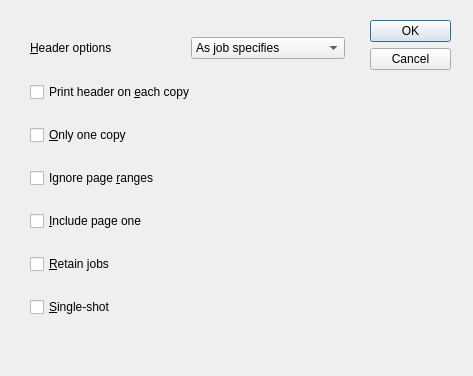
<?xml version="1.0" encoding="UTF-8"?>
<ui version="4.0">
 <class>optsdlg</class>
 <widget class="QDialog" name="optsdlg">
  <property name="geometry">
   <rect>
    <x>0</x>
    <y>0</y>
    <width>473</width>
    <height>376</height>
   </rect>
  </property>
  <property name="windowTitle">
   <string>Spool options dialog</string>
  </property>
  <widget class="QDialogButtonBox" name="buttonBox">
   <property name="geometry">
    <rect>
     <x>370</x>
     <y>20</y>
     <width>81</width>
     <height>241</height>
    </rect>
   </property>
   <property name="orientation">
    <enum>Qt::Vertical</enum>
   </property>
   <property name="standardButtons">
    <set>QDialogButtonBox::Cancel|QDialogButtonBox::Ok</set>
   </property>
  </widget>
  <widget class="QWidget" name="">
   <property name="geometry">
    <rect>
     <x>30</x>
     <y>20</y>
     <width>315</width>
     <height>321</height>
    </rect>
   </property>
   <layout class="QGridLayout" name="gridLayout">
    <item row="0" column="0">
     <widget class="QLabel" name="label">
      <property name="text">
       <string>&amp;Header options</string>
      </property>
      <property name="buddy">
       <cstring>hdropt</cstring>
      </property>
     </widget>
    </item>
    <item row="0" column="1">
     <widget class="QComboBox" name="hdropt">
      <property name="toolTip">
       <string>Maybe override the options for banner/header page printing
</string>
      </property>
      <item>
       <property name="text">
        <string>As job specifies</string>
       </property>
      </item>
      <item>
       <property name="text">
        <string>Never print headers</string>
       </property>
      </item>
      <item>
       <property name="text">
        <string>Always print headers</string>
       </property>
      </item>
     </widget>
    </item>
    <item row="1" column="0" colspan="2">
     <widget class="QCheckBox" name="hdrpercopy">
      <property name="toolTip">
       <string>When multiple consecutive copies of the same job are printed,
select this if you want the header on each</string>
      </property>
      <property name="text">
       <string>Print header on &amp;each copy</string>
      </property>
     </widget>
    </item>
    <item row="2" column="0" colspan="2">
     <widget class="QCheckBox" name="onecopy">
      <property name="toolTip">
       <string>Only print one copy of multiple copies.
This is advisable for LPD protocol where multiple
copies are handled differently.</string>
      </property>
      <property name="text">
       <string>&amp;Only one copy</string>
      </property>
     </widget>
    </item>
    <item row="3" column="0" colspan="2">
     <widget class="QCheckBox" name="ignrange">
      <property name="toolTip">
       <string>Disregard page ranges - always print whole document</string>
      </property>
      <property name="text">
       <string>Ignore page &amp;ranges</string>
      </property>
     </widget>
    </item>
    <item row="4" column="0">
     <widget class="QCheckBox" name="inclpage1">
      <property name="toolTip">
       <string>Always reprint page one when doing page ranges</string>
      </property>
      <property name="text">
       <string>&amp;Include page one</string>
      </property>
     </widget>
    </item>
    <item row="5" column="0">
     <widget class="QCheckBox" name="retnjob">
      <property name="toolTip">
       <string>Retain jobs on queue after printing</string>
      </property>
      <property name="text">
       <string>&amp;Retain jobs</string>
      </property>
     </widget>
    </item>
    <item row="6" column="0">
     <widget class="QCheckBox" name="single">
      <property name="toolTip">
       <string>Single-shot print mode</string>
      </property>
      <property name="text">
       <string>&amp;Single-shot</string>
      </property>
     </widget>
    </item>
   </layout>
  </widget>
 </widget>
 <tabstops>
  <tabstop>hdropt</tabstop>
  <tabstop>hdrpercopy</tabstop>
  <tabstop>onecopy</tabstop>
  <tabstop>ignrange</tabstop>
  <tabstop>inclpage1</tabstop>
  <tabstop>retnjob</tabstop>
  <tabstop>single</tabstop>
  <tabstop>buttonBox</tabstop>
 </tabstops>
 <resources/>
 <connections>
  <connection>
   <sender>buttonBox</sender>
   <signal>accepted()</signal>
   <receiver>optsdlg</receiver>
   <slot>accept()</slot>
   <hints>
    <hint type="sourcelabel">
     <x>248</x>
     <y>254</y>
    </hint>
    <hint type="destinationlabel">
     <x>157</x>
     <y>274</y>
    </hint>
   </hints>
  </connection>
  <connection>
   <sender>buttonBox</sender>
   <signal>rejected()</signal>
   <receiver>optsdlg</receiver>
   <slot>reject()</slot>
   <hints>
    <hint type="sourcelabel">
     <x>316</x>
     <y>260</y>
    </hint>
    <hint type="destinationlabel">
     <x>286</x>
     <y>274</y>
    </hint>
   </hints>
  </connection>
 </connections>
</ui>
